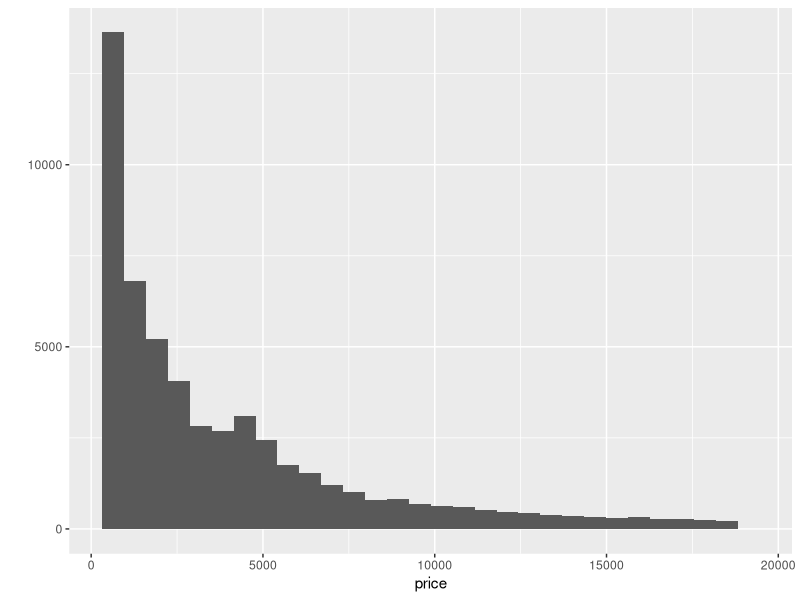
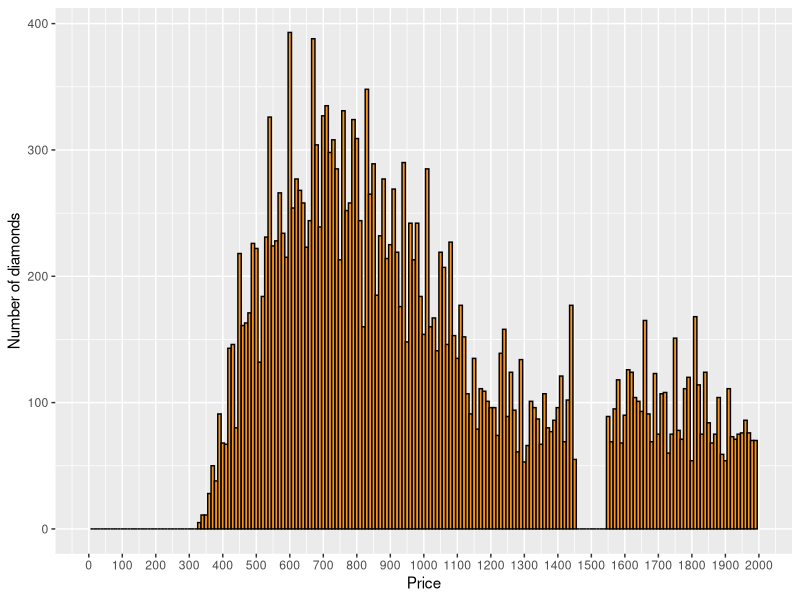
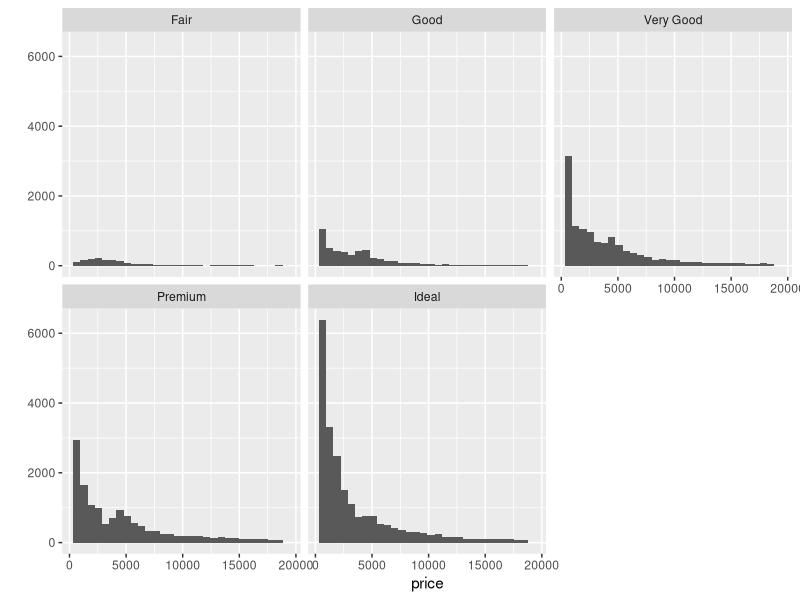
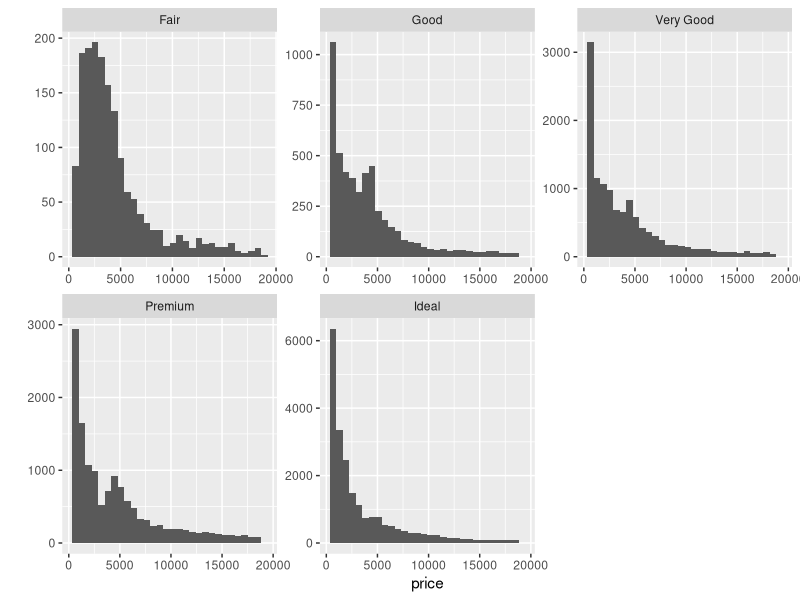
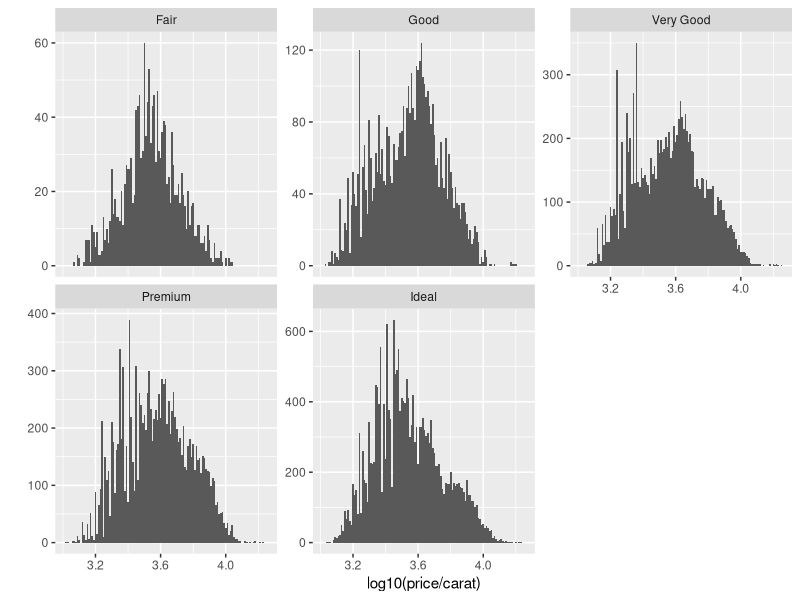
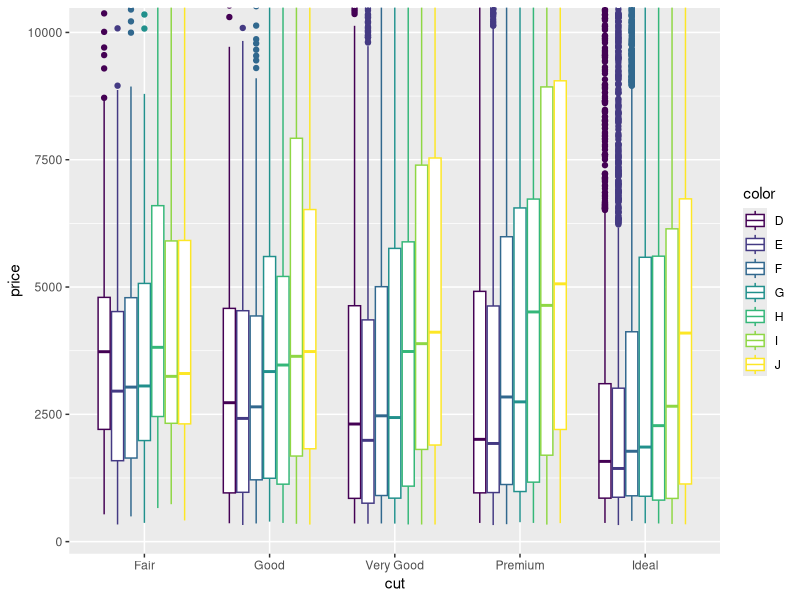
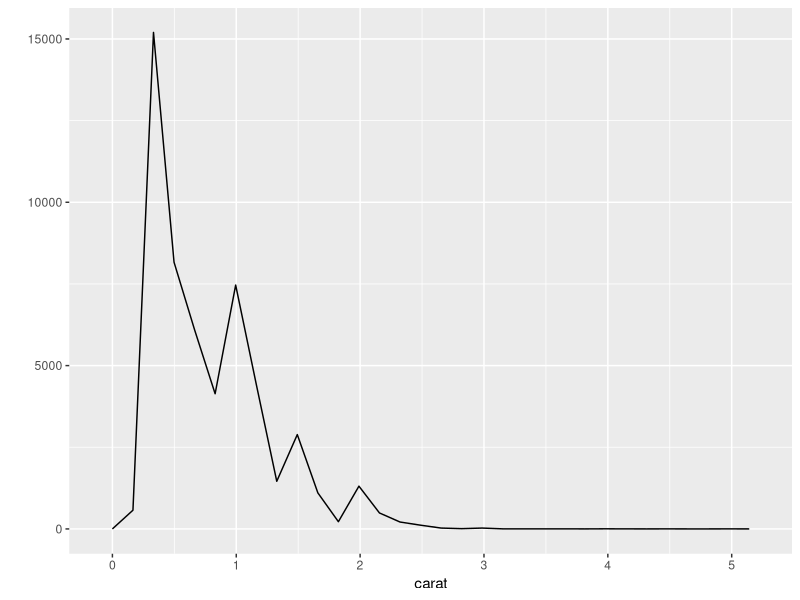
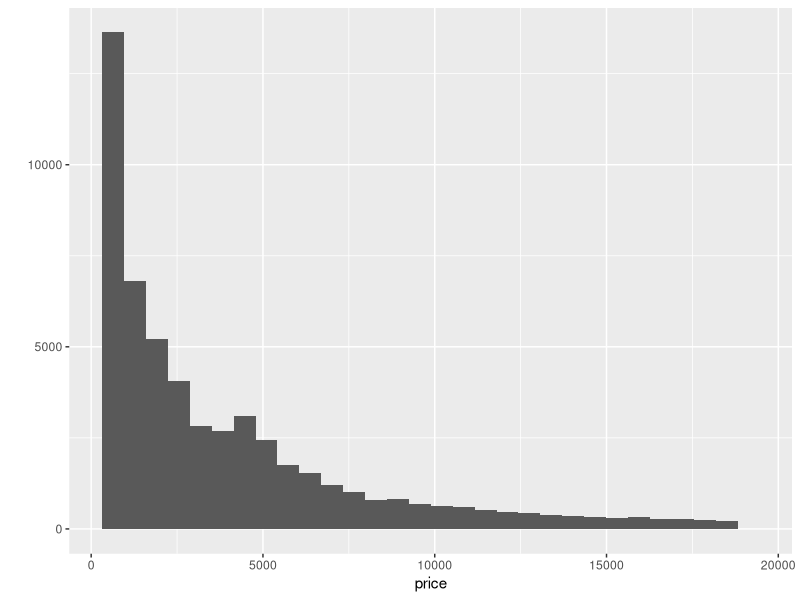

Recreate these plots in R, in order.
## ---- chunk 1
knitr::opts_chunk$set(echo = TRUE)
## ---- chunk 2
# Set up ggplot library and load included diamonds library also get some high level good info
library(ggplot2)
data(diamonds)
summary(diamonds)
?diamonds
## ---- chunk 3
names(diamonds)

qplot(x = price, data = diamonds)
ggsave('fig1_priceHist.png')

summary(diamonds$price)

## ---- chunk 4
less_500 <- subset(diamonds, price < 500) # = 1729
less_250 <- subset(diamonds, price < 250) # = 0
more_15000 <- subset(diamonds, price >= 15000) # = 1656

## ---- chunk 5
ggplot(aes(x = price), data = diamonds) + 
  geom_histogram(color = 'black', fill = '#F79420', binwidth = 10) + 
  scale_x_continuous(breaks = seq(0, 2000, 100), limits = c(0, 2000)) + 
  xlab('Price') + 
  ylab('Number of diamonds')
ggsave('fig2_priceHist_largestPeak.png')

## ---- chunk 6
qplot(x = price, data = diamonds) +
  facet_wrap(~cut)
ggsave('fig3_priceHistByCut.png')

by(diamonds$price, diamonds$cut, summary)
by(diamonds$price, diamonds$cut, max)
## ---- chunk 7
qplot(x = price, data = diamonds) +
  facet_wrap(~cut, scales="free")
ggsave('fig4_priceHistByCutDiffScalesY.png')

## ---- chunk 8
qplot(x = log10(price/carat), data = subset(diamonds, !is.na(cut)), binwidth=0.010) +
  facet_wrap(~cut, scales = "free_y")
ggsave('fig5_priceHistByCut_Log10tran.png')

## ---- chunk 9

qplot(x = cut, y = price, 
      data = subset(diamonds, !is.na(cut)),
      geom = 'boxplot', color = color) +
  coord_cartesian(ylim = c(250, 10000))
ggsave('fig6_price_boxplot_cut&color.png')

## ---- chunk 10
# The interquartile range of an observation variable is the difference of its upper and 
# lower quartiles. It is a measure of how far apart the middle portion of data spreads in value.
by(diamonds$price,diamonds$color, IQR)

by(diamonds$price,diamonds$color, summary)

## ---- chunk 11

qplot(x = carat,
      data = subset(diamonds, !is.na(carat), binwidth=0.1),
      geom = 'freqpoly', color = carat)

# https://discussions.udacity.com/t/problem-set-3-carat-frequency-polygon/13976/2
carats <- as.data.frame(table(diamonds$carat))
carats[carats$Freq > 2000, ]

